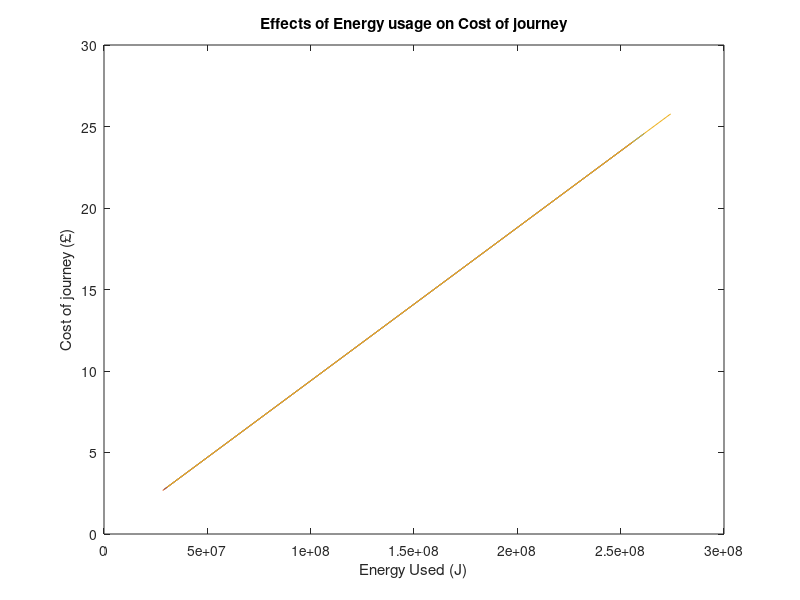

This figure's MATLAB source:
v = 30:10:90; %chosen velocities
ENissan = ((1/2*1.293*0.22*2.27.*v.^2)).*100000; %Energy used Nissan
ETesla = ((1/2*1.293*0.22*2.22.*v.^2)).*100000; %Energy used Tesal
EBMW = ((1/2*1.293*0.22*2.38.*v.^2)).*100000; %Energy used BMW

p = 0.0000094; %price per joule

cNissan = (ENissan.*p)./100; % cost of 100km journey for Nissan
cTesla = (ETesla.*p)./100; % cost of 100km journey for Tesla
cBMW = (EBMW.*p)./100; % cost of 100km journey for BWM

plot (ENissan, cNissan)
hold on
plot (ETesla, cTesla)
plot (EBMW, cBMW)
hold off

xlabel ("Energy Used (J)")
ylabel ("Cost of journey (£)")
title ("Effects of Energy usage on Cost of journey")